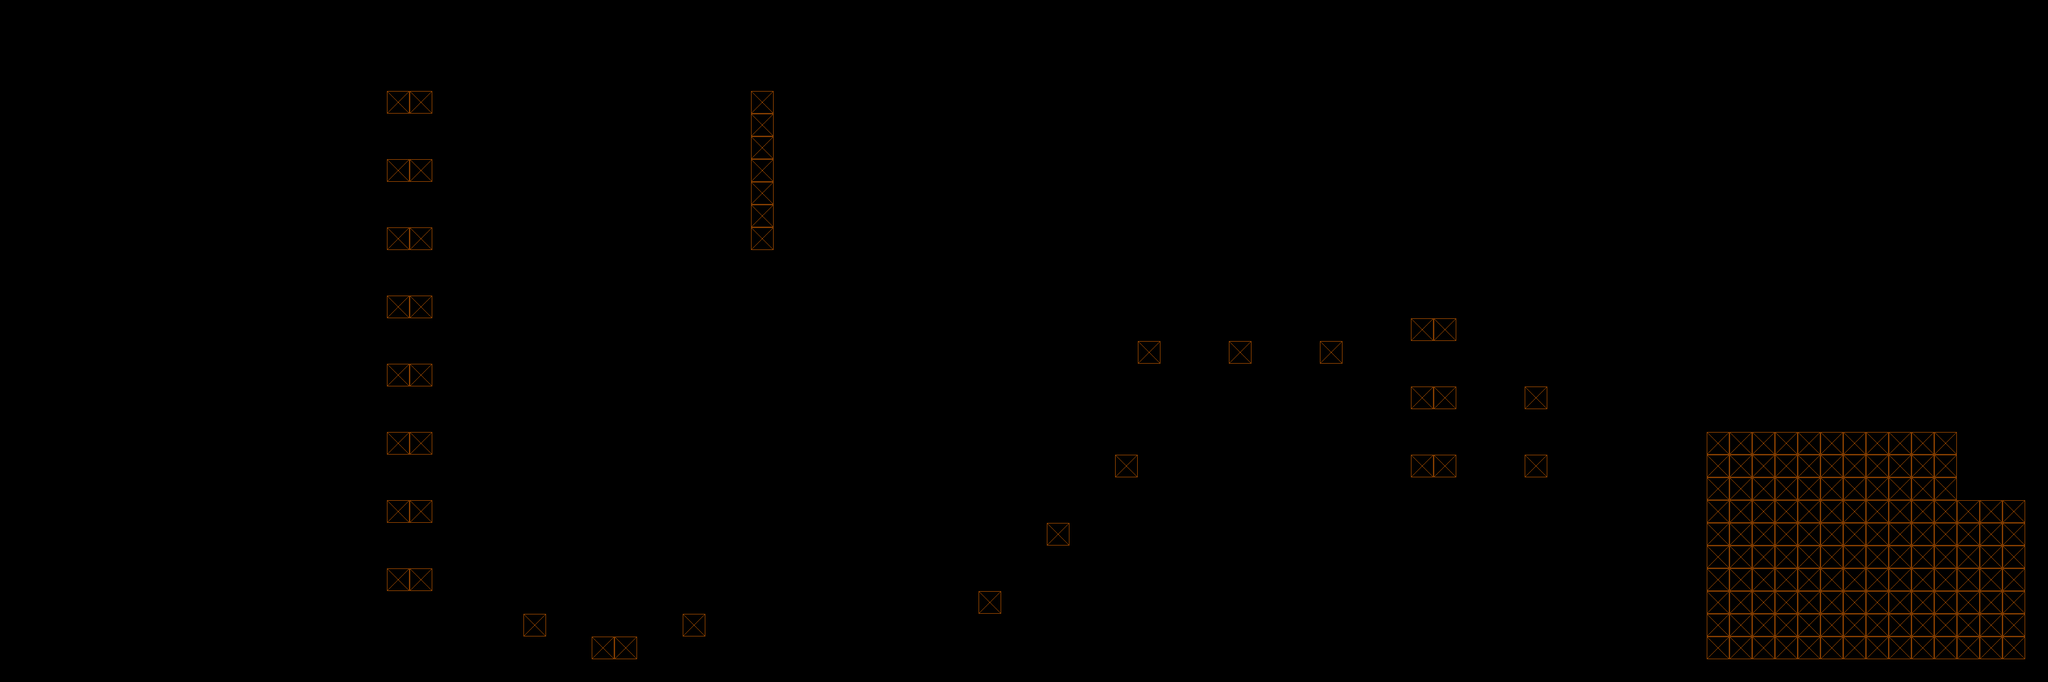

Tiled map render using the project's own tile images. Description and the map definition, with tile-layer contents summarised, below:
An orthogonal 90x30 tile map with 32x32 px tiles, 2 tile layers (Tiles, Collisions), 4 tilesets and 45 objects (26x Enemy, 16x TurretEnemy, Goal, Door, Player).

<map version="1.10" tiledversion="1.12.1" orientation="orthogonal" renderorder="right-down" width="90" height="30" tilewidth="32" tileheight="32" infinite="0" nextlayerid="4" nextobjectid="111">
 <editorsettings>
  <export target="../../src/PolyGone/Maps/TestLevel3.json" format="json" />
 </editorsettings>
 <tileset firstgid="1" source="../TiledSets/BasicTiles.tsx" />
 <tileset firstgid="5" source="../TiledSets/CollisionTiles.tsx" />
 <tileset firstgid="21" source="../TiledSets/PlayerSheet.tsx" />
 <tileset firstgid="25" source="../TiledSets/EnemySheet.tsx" />
 <layer id="1" name="Tiles" width="90" height="30">
  <data>[2700 cells, 990 non-empty, 2 distinct tile ids]</data>
 </layer>
 <objectgroup id="3" name="Objects">
  <object id="52" name="Goal" type="Goal" x="2784" y="672" width="32" height="32" />
  <object id="63" name="HubDoor" type="Door" x="32" y="896" width="32" height="32">
   <properties>
    <property name="connects" value="Hub" />
    <property name="loadX" type="int" value="96" />
    <property name="loadY" type="int" value="224" />
   </properties>
  </object>
  <object id="64" type="Player" gid="21" x="64" y="896" width="32" height="32" />
  <object id="65" type="Enemy" gid="25" x="736" y="672" width="32" height="32" />
  <object id="66" type="Enemy" gid="25" x="1056" y="672" width="32" height="32" />
  <object id="68" type="Enemy" gid="25" x="768" y="672" width="32" height="32" />
  <object id="69" type="Enemy" gid="25" x="800" y="672" width="32" height="32" />
  <object id="70" type="Enemy" gid="25" x="832" y="672" width="32" height="32" />
  <object id="71" type="Enemy" gid="25" x="864" y="672" width="32" height="32" />
  <object id="72" type="Enemy" gid="25" x="896" y="672" width="32" height="32" />
  <object id="73" type="Enemy" gid="25" x="928" y="672" width="32" height="32" />
  <object id="74" type="Enemy" gid="25" x="960" y="672" width="32" height="32" />
  <object id="75" type="Enemy" gid="25" x="992" y="672" width="32" height="32" />
  <object id="76" type="Enemy" gid="25" x="1024" y="672" width="32" height="32" />
  <object id="77" type="Enemy" gid="25" x="800" y="480" width="32" height="32" />
  <object id="78" type="Enemy" gid="25" x="896" y="480" width="32" height="32" />
  <object id="79" type="Enemy" gid="25" x="992" y="480" width="32" height="32" />
  <object id="80" type="Enemy" gid="25" x="1088" y="480" width="32" height="32" />
  <object id="81" type="Enemy" gid="25" x="864" y="896" width="32" height="32" />
  <object id="82" type="Enemy" gid="25" x="1056" y="800" width="32" height="32" />
  <object id="83" type="Enemy" gid="25" x="1920" y="928" width="32" height="32" />
  <object id="84" type="Enemy" gid="25" x="2048" y="864" width="32" height="32" />
  <object id="85" type="Enemy" gid="25" x="2112" y="800" width="32" height="32" />
  <object id="86" type="Enemy" gid="25" x="2016" y="640" width="32" height="32" />
  <object id="87" type="Enemy" gid="25" x="2016" y="544" width="32" height="32" />
  <object id="88" type="Enemy" gid="25" x="2208" y="448" width="32" height="32" />
  <object id="89" type="Enemy" gid="25" x="2432" y="576" width="32" height="32" />
  <object id="90" type="Enemy" gid="25" x="2464" y="448" width="32" height="32" />
  <object id="91" type="Enemy" gid="25" x="2656" y="448" width="32" height="32" />
  <object id="92" type="TurretEnemy" gid="26" x="736" y="864" width="32" height="32" />
  <object id="93" type="TurretEnemy" gid="26" x="960" y="864" width="32" height="32" />
  <object id="94" type="TurretEnemy" gid="26" x="1056" y="352" width="32" height="32" />
  <object id="95" type="TurretEnemy" gid="26" x="1056" y="288" width="32" height="32" />
  <object id="96" type="TurretEnemy" gid="26" x="1056" y="224" width="32" height="32" />
  <object id="97" type="TurretEnemy" gid="26" x="1056" y="160" width="32" height="32" />
  <object id="98" type="TurretEnemy" gid="26" x="1600" y="480" width="32" height="32" />
  <object id="99" type="TurretEnemy" gid="26" x="1728" y="480" width="32" height="32" />
  <object id="100" type="TurretEnemy" gid="26" x="1856" y="480" width="32" height="32" />
  <object id="101" type="TurretEnemy" gid="26" x="2144" y="544" width="32" height="32" />
  <object id="102" type="TurretEnemy" gid="26" x="2144" y="640" width="32" height="32" />
  <object id="103" type="TurretEnemy" gid="26" x="2432" y="672" width="32" height="32" />
  <object id="104" type="TurretEnemy" gid="26" x="2560" y="672" width="32" height="32" />
  <object id="105" type="TurretEnemy" gid="26" x="2688" y="672" width="32" height="32" />
  <object id="109" type="TurretEnemy" gid="26" x="2784" y="768" width="32" height="32" />
  <object id="110" type="TurretEnemy" gid="26" x="2784" y="896" width="32" height="32" />
 </objectgroup>
 <layer id="2" name="Collisions" width="90" height="30" opacity="0.5">
  <data>[2700 cells, 990 non-empty, 2 distinct tile ids]</data>
 </layer>
</map>
